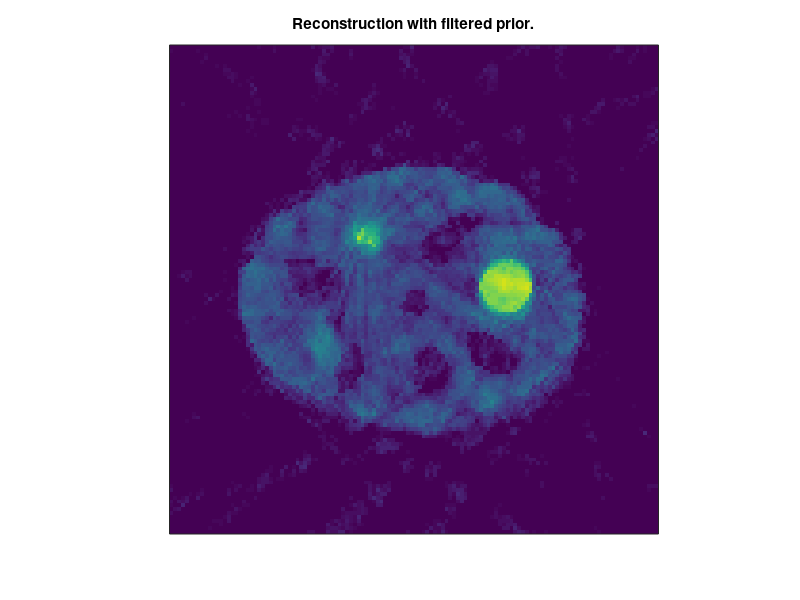
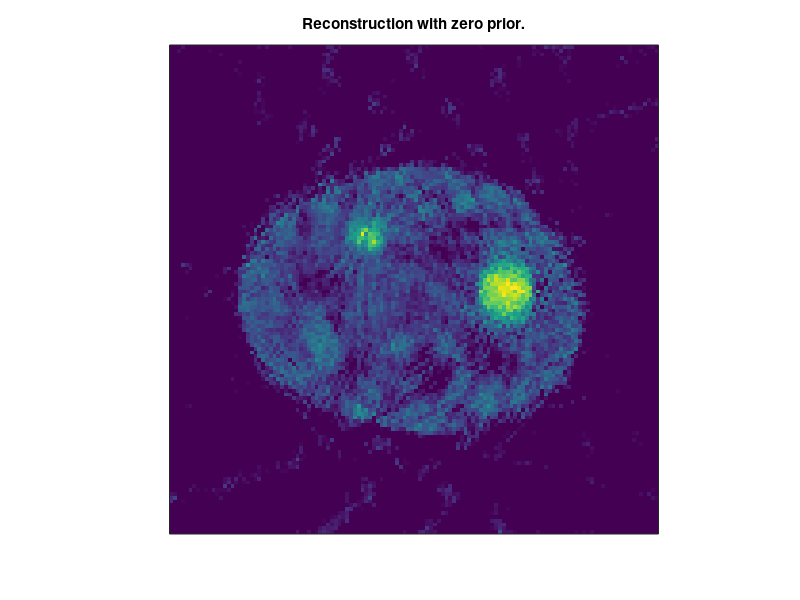
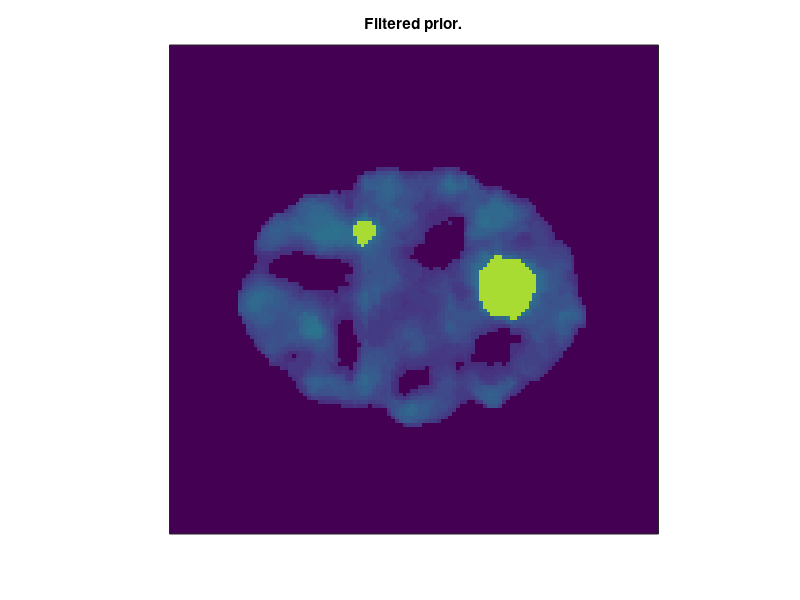
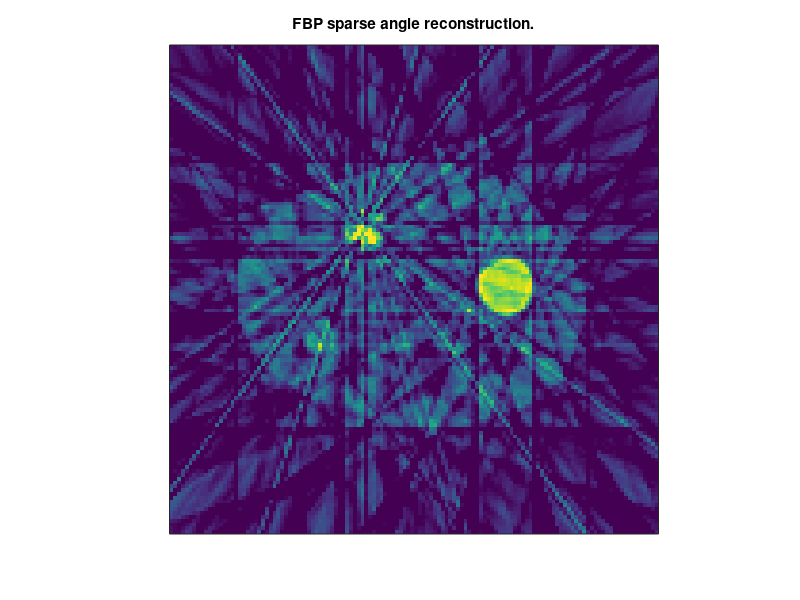

The MATLAB source for these figures, in order:
%% Load data matrices. 
filteredPriorRecon = load('data/Recon_128_prior.mat');
zeroPriorRecon = load('data/Recon_128_zeroprior.mat');
filteredPrior = load('data/InitialGuess');
fbpSparseRecon = load('prototype/data/SparseData');

%% Define color map axes. 

reconVals = [...
    filteredPriorRecon.recon(:); ...
    zeroPriorRecon.recon(:); ...
    filteredPrior.filteredRecon(:)];

colorRange = [min(reconVals), max(reconVals)];

%% Gather reconstructions and names into structs. 

recons = {filteredPriorRecon.recon;...
    zeroPriorRecon.recon;...
    filteredPrior.filteredRecon;...
    fbpSparseRecon.sparseRecon};
names = {'Reconstruction with filtered prior.',...
    'Reconstruction with zero prior.',...
    'Filtered prior.', ...
    'FBP sparse angle reconstruction.'};

%% Plot reconstructions with titles to separate figures.

for i = 1:size(recons,1)
  currecon = recons{i};
  figure();
  imagesc(currecon);
  axis square;
  caxis(colorRange);
  title(names{i});
  xticks([]);
  yticks([]);
end
